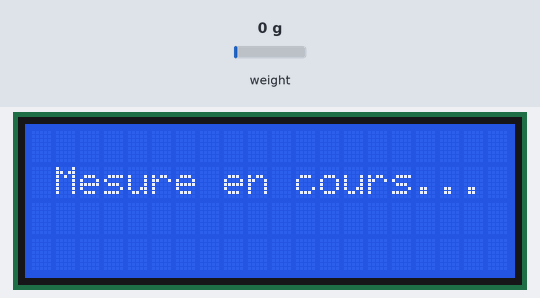
A sketch run on a simulated Arduino Uno, built with avr-gcc and run on an emulated ATmega328P. On the bench: 20×4 character LCD. The test bench sets the inputs (shaded band); at power-on: weight on the scale 0 g.

Above: at 4.2 s.
At 6.7 s:
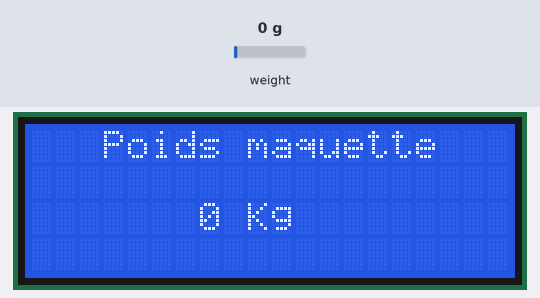
6.8 s: weight on the scale set to 3750 g
At 9.4 s:
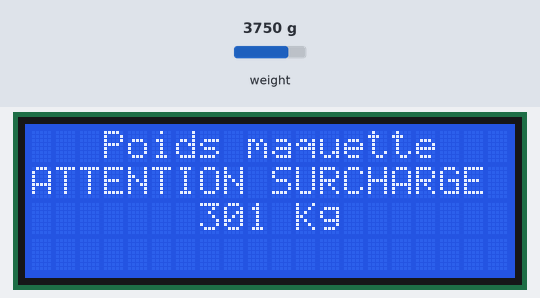
11.0 s: weight on the scale set to 1250 g
At 12.5 s:
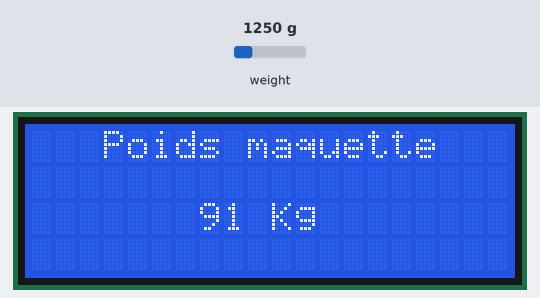
15.2 s: weight on the scale set to 2500 g
At 19.2 s:
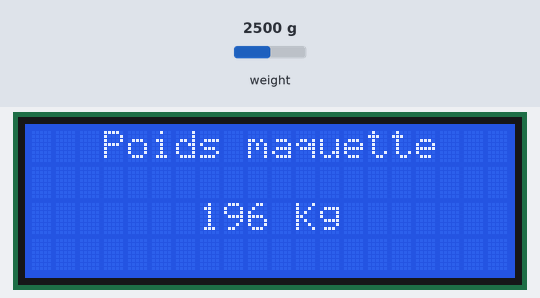
Timing chart, 0 to 20.7 s (numbered marks = the images above; inputs shaded):
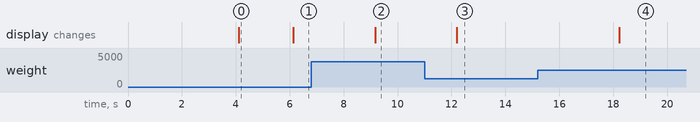

Measured:
- after the input at 6.8 s, the display: changes after 2.4 s (image 2)
- after the input at 11.0 s, the display: changes after 1.2 s (image 3)
- after the input at 15.2 s, the display: changes after 3.0 s (image 4)
- what the display in image 0 shows lasts 2.0 s, from 4.1 s to 6.1 s

The sketch:

poidsMaquette.ino
```cpp
#include <Wire.h>
#include <LiquidCrystal_I2C.h>
#include "HX711.h"

// --- Broches HX711 ---
#define DOUT  3
#define CLK   2

HX711 scale;
LiquidCrystal_I2C lcd(0x27, 20, 4);

// --- Paramètres de calibration ---
float calibration_factor = 10000.0;
float mechanical_factor = 2.0;       // Correction mécanique (force divisée par 2)
float offset = 14.0;
float last_weight;

void setup() {
  lcd.init();
  lcd.clear();
  lcd.backlight();
  lcd.setCursor(5, 0);
  lcd.print("BONJOUR !");
  lcd.setCursor(0, 2);
  lcd.print(" Poids Max : 200Kg");
  scale.begin(DOUT, CLK);
  delay(4000);
  lcd.clear();
  last_weight=-1000;
  lcd.setCursor(1, 1);
  lcd.print("Mesure en cours...");
}

void loop() {

  if (scale.is_ready()) {
    long reading = scale.read_average(20);

    // Conversion brute -> poids maquette (kg)
    float weight = round(((float)reading / calibration_factor) * mechanical_factor)-offset;
    if (weight!=last_weight) {
      last_weight=weight;
      if (weight<0)weight=0.0;

      lcd.clear();

      // Ligne 0 : titre centré
      lcd.setCursor(3, 0);
      lcd.print("Poids maquette");

      // AFfichage poids
      if(weight >= 200) {
        lcd.setCursor(0, 1);
        lcd.print("ATTENTION SURCHARGE");
        lcd.setCursor(7, 2);
        lcd.print(weight, 0);
        lcd.print(" Kg");
      }
      else {
        lcd.setCursor(7, 2);
        lcd.print(weight, 0);
        lcd.print(" Kg");
      }
    }
  }
  else {
    lcd.clear();
    last_weight=-1000;
    lcd.setCursor(1, 1);
    lcd.print("Mesure en cours...");
  }

  delay(1000);
}
```
